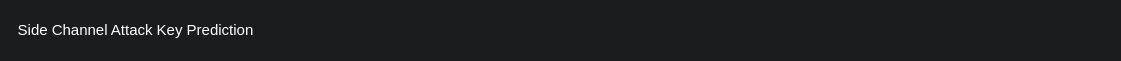
  <widget class="QWidget" name="widget_5" native="true">
   <property name="geometry">
    <rect>
     <x>160</x>
     <y>0</y>
     <width>1121</width>
     <height>61</height>
    </rect>
   </property>
   <property name="styleSheet">
    <string notr="true">background-color:rgba(26,28,30,255);
color:white;
font: 12pt &quot;Tahoma&quot;;</string>
   </property>
   <widget class="QTextEdit" name="textEdit">
    <property name="geometry">
     <rect>
      <x>0</x>
      <y>10</y>
      <width>271</width>
      <height>44</height>
     </rect>
    </property>
    <property name="styleSheet">
     <string notr="true">border:0px;
padding:7px;</string>
    </property>
    <property name="html">
     <string>&lt;!DOCTYPE HTML PUBLIC &quot;-//W3C//DTD HTML 4.0//EN&quot; &quot;http://www.w3.org/TR/REC-html40/strict.dtd&quot;&gt;
&lt;html&gt;&lt;head&gt;&lt;meta name=&quot;qrichtext&quot; content=&quot;1&quot; /&gt;&lt;style type=&quot;text/css&quot;&gt;
p, li { white-space: pre-wrap; }
&lt;/style&gt;&lt;/head&gt;&lt;body style=&quot; font-family:'Tahoma'; font-size:12pt; font-weight:400; font-style:normal;&quot;&gt;
&lt;p align=&quot;center&quot; style=&quot; margin-top:0px; margin-bottom:0px; margin-left:0px; margin-right:0px; -qt-block-indent:0; text-indent:0px;&quot;&gt;&lt;span style=&quot; font-size:11pt;&quot;&gt;Side Channel Attack Key Prediction&lt;/span&gt;&lt;/p&gt;&lt;/body&gt;&lt;/html&gt;</string>
    </property>
   </widget>
   <widget class="QWidget" name="horizontalLayoutWidget">
    <property name="geometry">
     <rect>
      <x>930</x>
      <y>10</y>
      <width>181</width>
      <height>41</height>
     </rect>
    </property>
    <layout class="QHBoxLayout" name="horizontalLayout">
     <property name="spacing">
      <number>0</number>
     </property>
     <item>
      <widget class="QPushButton" name="mnm">
       <property name="minimumSize">
        <size>
         <width>86</width>
         <height>26</height>
        </size>
       </property>
       <property name="maximumSize">
        <size>
         <width>20</width>
         <height>16777215</height>
        </size>
       </property>
       <property name="styleSheet">
        <string notr="true">QPushButton{border:0px}
QPushButton:hover {
                background-color: rgba(34,38,43,255);
}</string>
       </property>
       <property name="text">
        <string/>
       </property>
       <property name="icon">
        <iconset resource="img.qrc">
         <normaloff>:/assets/images/assets/images/icons8-minimize-100.png</normaloff>:/assets/images/assets/images/icons8-minimize-100.png</iconset>
       </property>
      </widget>
     </item>
     <item>
      <widget class="QPushButton" name="cls">
       <property name="minimumSize">
        <size>
         <width>86</width>
         <height>0</height>
        </size>
       </property>
       <property name="maximumSize">
        <size>
         <width>20</width>
         <height>16777215</height>
        </size>
       </property>
       <property name="styleSheet">
        <string notr="true">QPushButton{border:0px}
QPushButton:hover {
                background-color:rgb(244, 67, 54);
}</string>
       </property>
       <property name="text">
        <string/>
       </property>
       <property name="icon">
        <iconset resource="img.qrc">
         <normaloff>:/assets/images/assets/images/icons8-delete-192.png</normaloff>:/assets/images/assets/images/icons8-delete-192.png</iconset>
       </property>
      </widget>
     </item>
    </layout>
   </widget>
  </widget>
